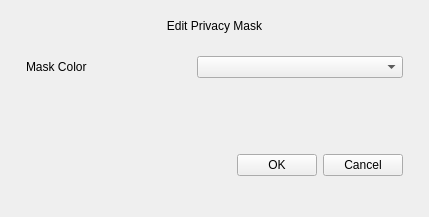
<?xml version="1.0" encoding="UTF-8"?>
<ui version="4.0">
 <class>EditImageRegionType</class>
 <widget class="QWidget" name="EditImageRegionType">
  <property name="geometry">
   <rect>
    <x>0</x>
    <y>0</y>
    <width>429</width>
    <height>217</height>
   </rect>
  </property>
  <property name="windowTitle">
   <string>Form</string>
  </property>
  <layout class="QVBoxLayout" name="verticalLayout">
   <property name="spacing">
    <number>0</number>
   </property>
   <item>
    <widget class="QLabel" name="label_title">
     <property name="minimumSize">
      <size>
       <width>0</width>
       <height>30</height>
      </size>
     </property>
     <property name="text">
      <string>Edit Privacy Mask</string>
     </property>
     <property name="alignment">
      <set>Qt::AlignCenter</set>
     </property>
    </widget>
   </item>
   <item>
    <widget class="QWidget" name="widget_background" native="true">
     <layout class="QVBoxLayout" name="verticalLayout_2">
      <property name="leftMargin">
       <number>15</number>
      </property>
      <property name="topMargin">
       <number>15</number>
      </property>
      <property name="rightMargin">
       <number>15</number>
      </property>
      <property name="bottomMargin">
       <number>30</number>
      </property>
      <item>
       <widget class="QWidget" name="widget_1" native="true">
        <layout class="QHBoxLayout" name="horizontalLayout">
         <property name="leftMargin">
          <number>0</number>
         </property>
         <property name="topMargin">
          <number>0</number>
         </property>
         <property name="rightMargin">
          <number>0</number>
         </property>
         <property name="bottomMargin">
          <number>0</number>
         </property>
         <item>
          <widget class="QLabel" name="labelColor">
           <property name="sizePolicy">
            <sizepolicy hsizetype="Preferred" vsizetype="Preferred">
             <horstretch>4</horstretch>
             <verstretch>0</verstretch>
            </sizepolicy>
           </property>
           <property name="text">
            <string>Mask Color</string>
           </property>
          </widget>
         </item>
         <item>
          <widget class="ComboBox" name="comboBoxColor">
           <property name="sizePolicy">
            <sizepolicy hsizetype="Preferred" vsizetype="Fixed">
             <horstretch>5</horstretch>
             <verstretch>0</verstretch>
            </sizepolicy>
           </property>
          </widget>
         </item>
        </layout>
       </widget>
      </item>
      <item>
       <spacer name="verticalSpacer">
        <property name="orientation">
         <enum>Qt::Vertical</enum>
        </property>
        <property name="sizeHint" stdset="0">
         <size>
          <width>20</width>
          <height>59</height>
         </size>
        </property>
       </spacer>
      </item>
      <item>
       <widget class="QWidget" name="widget_2" native="true">
        <layout class="QHBoxLayout" name="horizontalLayout_2">
         <property name="leftMargin">
          <number>0</number>
         </property>
         <property name="topMargin">
          <number>0</number>
         </property>
         <property name="rightMargin">
          <number>0</number>
         </property>
         <property name="bottomMargin">
          <number>0</number>
         </property>
         <item>
          <spacer name="horizontalSpacer">
           <property name="orientation">
            <enum>Qt::Horizontal</enum>
           </property>
           <property name="sizeHint" stdset="0">
            <size>
             <width>40</width>
             <height>20</height>
            </size>
           </property>
          </spacer>
         </item>
         <item>
          <widget class="QPushButton" name="pushButtonOK">
           <property name="text">
            <string>OK</string>
           </property>
          </widget>
         </item>
         <item>
          <widget class="QPushButton" name="pushButtonCancel">
           <property name="text">
            <string>Cancel</string>
           </property>
          </widget>
         </item>
        </layout>
       </widget>
      </item>
     </layout>
    </widget>
   </item>
  </layout>
 </widget>
 <customwidgets>
  <customwidget>
   <class>ComboBox</class>
   <extends>QComboBox</extends>
   <header>combobox.h</header>
  </customwidget>
 </customwidgets>
 <resources/>
 <connections/>
</ui>
